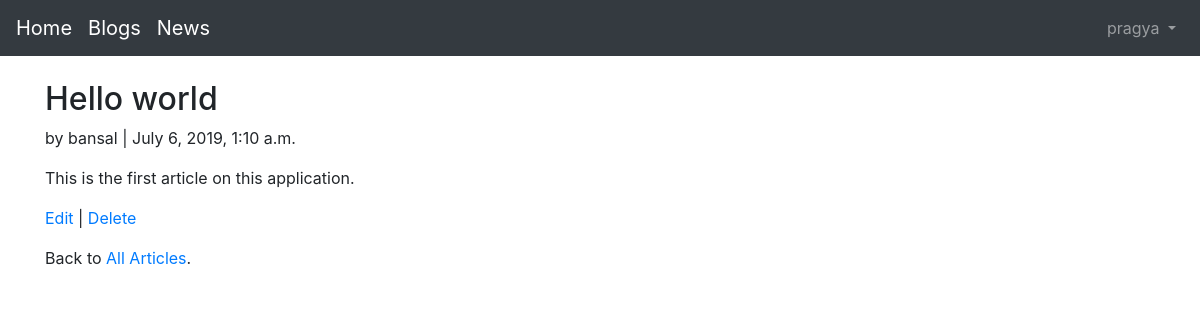
Before: /articles/1/ (signed in) with the older database file.
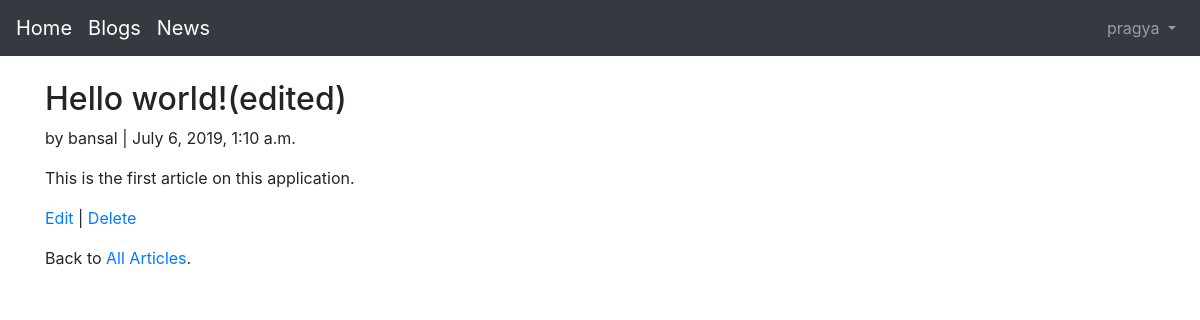
After: the same page with the newer database file.
### articles/models.py (models this page shows, shortened)
class Article(models.Model):
    title = models.CharField(max_length=255)
    body = models.TextField()
    date = models.DateTimeField(auto_now_add=True)
    author = models.ForeignKey(
        get_user_model(),
        on_delete=models.CASCADE,
        )

### users/models.py (models this page shows)
class CustomUser(AbstractUser):
    age = models.PositiveIntegerField(null=True, blank=True)

### articles/views.py (the view)
# urls.py: path('<int:pk>/', ArticleDetailView.as_view(), name='article_detail'),
class ArticleDetailView(LoginRequiredMixin, DetailView):
    model = Article
    template_name = 'article_detail.html'

### templates/article_detail.html
{% extends 'base.html' %}
{% block content %}
<div class="article-entry">
	<h2>{{ object.title }}</h2>
		<p>by {{ object.author }} | {{ object.date }}</p>
		<p>{{ object.body }}</p>
	</div>
	<p><a href="{% url 'article_edit' article.pk %}">Edit</a> |
	   <a href="{% url 'article_delete' article.pk %}">Delete</a></p>
	<p>Back to <a href="{% url 'article_list' %}">All Articles</a>.</p>
{% endblock content %}

Changed rows visible on the page:
changed Article "This is the first article on this application.": title "Hello world" → "Hello world!(edited)"
